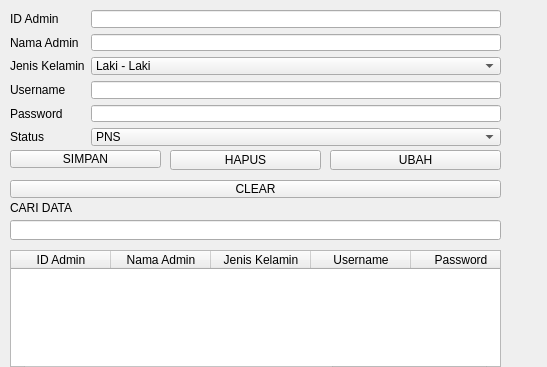
<?xml version="1.0" encoding="UTF-8"?>
<ui version="4.0">
 <class>Form</class>
 <widget class="QWidget" name="Form">
  <property name="geometry">
   <rect>
    <x>0</x>
    <y>0</y>
    <width>547</width>
    <height>367</height>
   </rect>
  </property>
  <property name="windowTitle">
   <string>Form</string>
  </property>
  <widget class="QPushButton" name="btnSimpan">
   <property name="geometry">
    <rect>
     <x>10</x>
     <y>150</y>
     <width>151</width>
     <height>18</height>
    </rect>
   </property>
   <property name="text">
    <string>SIMPAN</string>
   </property>
  </widget>
  <widget class="QPushButton" name="btnHapus">
   <property name="geometry">
    <rect>
     <x>170</x>
     <y>150</y>
     <width>151</width>
     <height>20</height>
    </rect>
   </property>
   <property name="text">
    <string>HAPUS</string>
   </property>
  </widget>
  <widget class="QPushButton" name="btnUbah">
   <property name="geometry">
    <rect>
     <x>330</x>
     <y>150</y>
     <width>171</width>
     <height>20</height>
    </rect>
   </property>
   <property name="text">
    <string>UBAH</string>
   </property>
  </widget>
  <widget class="QTableWidget" name="tblAdmin">
   <property name="geometry">
    <rect>
     <x>10</x>
     <y>250</y>
     <width>491</width>
     <height>131</height>
    </rect>
   </property>
   <column>
    <property name="text">
     <string>ID Admin</string>
    </property>
   </column>
   <column>
    <property name="text">
     <string>Nama Admin</string>
    </property>
   </column>
   <column>
    <property name="text">
     <string>Jenis Kelamin</string>
    </property>
   </column>
   <column>
    <property name="text">
     <string>Username</string>
    </property>
   </column>
   <column>
    <property name="text">
     <string>Password</string>
    </property>
   </column>
   <column>
    <property name="text">
     <string>Status</string>
    </property>
   </column>
  </widget>
  <widget class="QWidget" name="formLayoutWidget">
   <property name="geometry">
    <rect>
     <x>10</x>
     <y>10</y>
     <width>491</width>
     <height>136</height>
    </rect>
   </property>
   <layout class="QFormLayout" name="formLayout">
    <item row="0" column="0">
     <widget class="QLabel" name="lblIdAdmin">
      <property name="text">
       <string>ID Admin</string>
      </property>
     </widget>
    </item>
    <item row="0" column="1">
     <widget class="QLineEdit" name="editIdAdmin"/>
    </item>
    <item row="1" column="0">
     <widget class="QLabel" name="lblNama">
      <property name="text">
       <string>Nama Admin</string>
      </property>
     </widget>
    </item>
    <item row="1" column="1">
     <widget class="QLineEdit" name="editNama"/>
    </item>
    <item row="2" column="0">
     <widget class="QLabel" name="lblJK">
      <property name="text">
       <string>Jenis Kelamin</string>
      </property>
     </widget>
    </item>
    <item row="2" column="1">
     <widget class="QComboBox" name="cmbJK">
      <item>
       <property name="text">
        <string>Laki - Laki</string>
       </property>
      </item>
      <item>
       <property name="text">
        <string>Perempuan</string>
       </property>
      </item>
     </widget>
    </item>
    <item row="3" column="0">
     <widget class="QLabel" name="lblUser">
      <property name="text">
       <string>Username</string>
      </property>
     </widget>
    </item>
    <item row="3" column="1">
     <widget class="QLineEdit" name="editUser"/>
    </item>
    <item row="4" column="0">
     <widget class="QLabel" name="lblPass">
      <property name="text">
       <string>Password</string>
      </property>
     </widget>
    </item>
    <item row="4" column="1">
     <widget class="QLineEdit" name="editPass"/>
    </item>
    <item row="5" column="0">
     <widget class="QLabel" name="lblStatus">
      <property name="text">
       <string>Status</string>
      </property>
     </widget>
    </item>
    <item row="5" column="1">
     <widget class="QComboBox" name="cmbStatus">
      <item>
       <property name="text">
        <string>PNS</string>
       </property>
      </item>
      <item>
       <property name="text">
        <string>Pelajar</string>
       </property>
      </item>
      <item>
       <property name="text">
        <string>Mahasiswa</string>
       </property>
      </item>
      <item>
       <property name="text">
        <string>Wiraswasta</string>
       </property>
      </item>
      <item>
       <property name="text">
        <string>Guru / Dosen</string>
       </property>
      </item>
      <item>
       <property name="text">
        <string>TNI / POLRI</string>
       </property>
      </item>
      <item>
       <property name="text">
        <string>Dokter / Perawat</string>
       </property>
      </item>
      <item>
       <property name="text">
        <string>Ibu Rumah Tangga</string>
       </property>
      </item>
      <item>
       <property name="text">
        <string>Lainnya</string>
       </property>
      </item>
     </widget>
    </item>
   </layout>
  </widget>
  <widget class="QLineEdit" name="editCari">
   <property name="geometry">
    <rect>
     <x>10</x>
     <y>220</y>
     <width>491</width>
     <height>20</height>
    </rect>
   </property>
  </widget>
  <widget class="QPushButton" name="btnClear">
   <property name="geometry">
    <rect>
     <x>10</x>
     <y>180</y>
     <width>491</width>
     <height>18</height>
    </rect>
   </property>
   <property name="text">
    <string>CLEAR</string>
   </property>
  </widget>
  <widget class="QLabel" name="label">
   <property name="geometry">
    <rect>
     <x>10</x>
     <y>200</y>
     <width>71</width>
     <height>16</height>
    </rect>
   </property>
   <property name="text">
    <string>CARI DATA</string>
   </property>
  </widget>
 </widget>
 <resources/>
 <connections/>
</ui>
